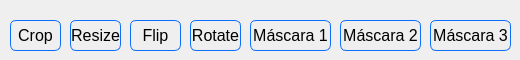
    <widget class="QWidget" name="tab">
     <attribute name="title">
      <string>Transformaçõese máscaras</string>
     </attribute>
     <widget class="QPushButton" name="crop">
      <property name="geometry">
       <rect>
        <x>10</x>
        <y>20</y>
        <width>51</width>
        <height>31</height>
       </rect>
      </property>
      <property name="cursor">
       <cursorShape>PointingHandCursor</cursorShape>
      </property>
      <property name="styleSheet">
       <string notr="true">QPushButton{
	font-size:16px;
	border-style:solid;
	border-width: 1px;
	border-radius: 6;
	border-color: #0d6efd;
}

QPushButton:pressed{
	font-size:16px;
	border-style:solid;
	border-width: 1px;
	border-radius: 6;
	background-color: #0d6efd;
	color: white;
}

</string>
      </property>
      <property name="text">
       <string>Crop</string>
      </property>
     </widget>
     <widget class="QPushButton" name="resize">
      <property name="geometry">
       <rect>
        <x>70</x>
        <y>20</y>
        <width>51</width>
        <height>31</height>
       </rect>
      </property>
      <property name="cursor">
       <cursorShape>PointingHandCursor</cursorShape>
      </property>
      <property name="styleSheet">
       <string notr="true">QPushButton{
	font-size:16px;
	border-style:solid;
	border-width: 1px;
	border-radius: 6;
	border-color: #0d6efd;
}

QPushButton:pressed{
	font-size:16px;
	border-style:solid;
	border-width: 1px;
	border-radius: 6;
	background-color: #0d6efd;
	color: white;
}

</string>
      </property>
      <property name="text">
       <string>Resize</string>
      </property>
     </widget>
     <widget class="QPushButton" name="tresMascara">
      <property name="geometry">
       <rect>
        <x>430</x>
        <y>20</y>
        <width>81</width>
        <height>31</height>
       </rect>
      </property>
      <property name="cursor">
       <cursorShape>PointingHandCursor</cursorShape>
      </property>
      <property name="styleSheet">
       <string notr="true">QPushButton{
	font-size:16px;
	border-style:solid;
	border-width: 1px;
	border-radius: 6;
	border-color: #0d6efd;
}

QPushButton:pressed{
	font-size:16px;
	border-style:solid;
	border-width: 1px;
	border-radius: 6;
	background-color: #0d6efd;
	color: white;
}

</string>
      </property>
      <property name="text">
       <string>Máscara 3</string>
      </property>
     </widget>
     <widget class="QPushButton" name="flip">
      <property name="geometry">
       <rect>
        <x>130</x>
        <y>20</y>
        <width>51</width>
        <height>31</height>
       </rect>
      </property>
      <property name="cursor">
       <cursorShape>PointingHandCursor</cursorShape>
      </property>
      <property name="styleSheet">
       <string notr="true">QPushButton{
	font-size:16px;
	border-style:solid;
	border-width: 1px;
	border-radius: 6;
	border-color: #0d6efd;
}

QPushButton:pressed{
	font-size:16px;
	border-style:solid;
	border-width: 1px;
	border-radius: 6;
	background-color: #0d6efd;
	color: white;
}

</string>
      </property>
      <property name="text">
       <string>Flip</string>
      </property>
     </widget>
     <widget class="QPushButton" name="oneMascara">
      <property name="geometry">
       <rect>
        <x>250</x>
        <y>20</y>
        <width>81</width>
        <height>31</height>
       </rect>
      </property>
      <property name="cursor">
       <cursorShape>PointingHandCursor</cursorShape>
      </property>
      <property name="styleSheet">
       <string notr="true">QPushButton{
	font-size:16px;
	border-style:solid;
	border-width: 1px;
	border-radius: 6;
	border-color: #0d6efd;
}

QPushButton:pressed{
	font-size:16px;
	border-style:solid;
	border-width: 1px;
	border-radius: 6;
	background-color: #0d6efd;
	color: white;
}

</string>
      </property>
      <property name="text">
       <string>Máscara 1</string>
      </property>
     </widget>
     <widget class="QPushButton" name="twoMascara">
      <property name="geometry">
       <rect>
        <x>340</x>
        <y>20</y>
        <width>81</width>
        <height>31</height>
       </rect>
      </property>
      <property name="cursor">
       <cursorShape>PointingHandCursor</cursorShape>
      </property>
      <property name="styleSheet">
       <string notr="true">QPushButton{
	font-size:16px;
	border-style:solid;
	border-width: 1px;
	border-radius: 6;
	border-color: #0d6efd;
}

QPushButton:pressed{
	font-size:16px;
	border-style:solid;
	border-width: 1px;
	border-radius: 6;
	background-color: #0d6efd;
	color: white;
}

</string>
      </property>
      <property name="text">
       <string>Máscara 2</string>
      </property>
     </widget>
     <widget class="QPushButton" name="rotate">
      <property name="geometry">
       <rect>
        <x>190</x>
        <y>20</y>
        <width>51</width>
        <height>31</height>
       </rect>
      </property>
      <property name="cursor">
       <cursorShape>PointingHandCursor</cursorShape>
      </property>
      <property name="styleSheet">
       <string notr="true">QPushButton{
	font-size:16px;
	border-style:solid;
	border-width: 1px;
	border-radius: 6;
	border-color: #0d6efd;
}

QPushButton:pressed{
	font-size:16px;
	border-style:solid;
	border-width: 1px;
	border-radius: 6;
	background-color: #0d6efd;
	color: white;
}

</string>
      </property>
      <property name="text">
       <string>Rotate</string>
      </property>
     </widget>
    </widget>
